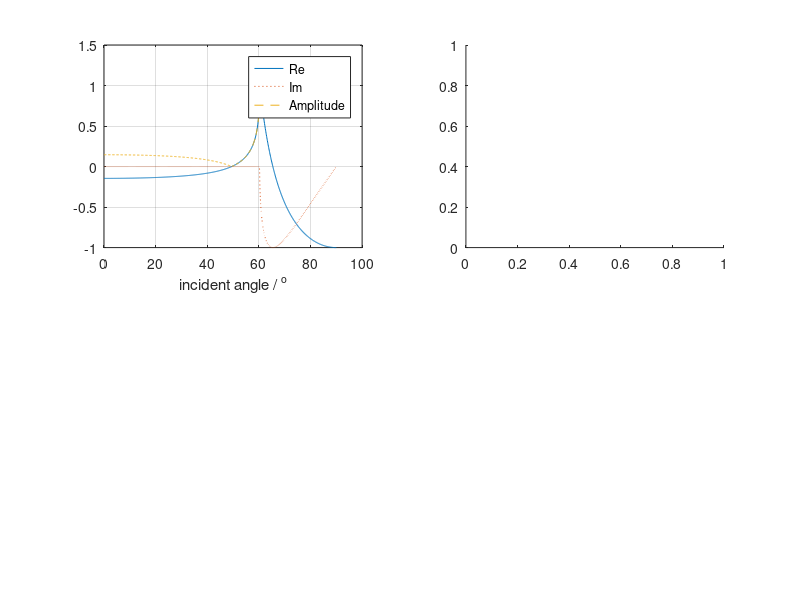

MATLAB code for this plot: (Note: this script raises an error after producing the figure.)
% P4_3.m
is1 = 0:0.1:90;
vs1 = 3.9; vs2 = 4.49;
den1 = 2.9; den2 = 3.38;
csis1 = cos(deg2rad(is1));
csis2 = sqrt(1 - (vs2/vs1 * sin(deg2rad(is1))) .^ 2);
den = (den1 * vs1 * csis1 + den2 * vs2 * csis2);
flect = (den1 * vs1 * csis1 - den2 * vs2 * csis2) ./ den;
trans = 2 .* den1 * vs1 * csis1 ./ den;
figure(1)
subplot(2, 2, 1), plot(is1, real(flect), is1, imag(flect), ':', is1, abs(flect), '--');
grid on
xlabel('incident angle / ^o');
legend('Re', 'Im', 'Amplitude');
subplot(2, 2, 2), plot(is1, rad2deg(phase(flect)));
grid on
xlabel('incident angle / ^o');
ylabel('phase / ^o');
